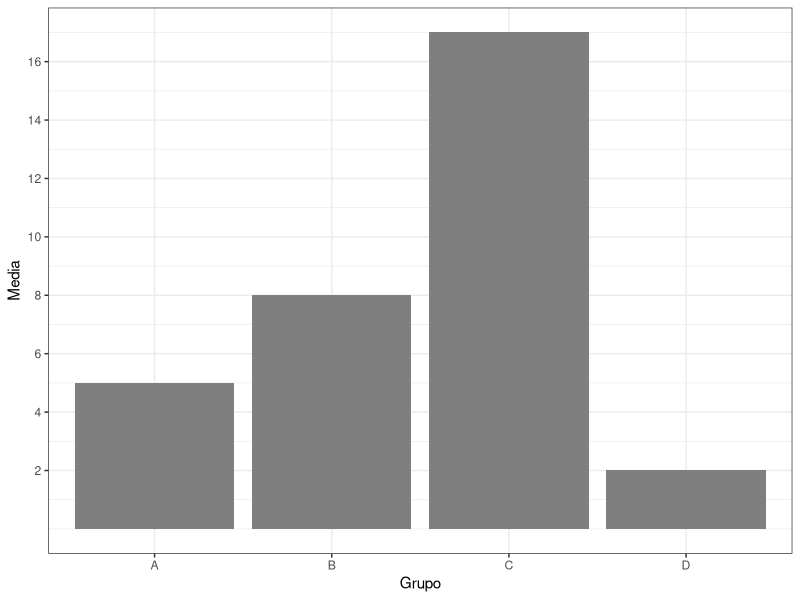

Write R code to recreate this figure. (Note: this script raises an error after producing the figure.)
## ---- chunk 1
library(dplyr)
library(ggplot2)

## Generación de datos
y <- sample(1:20, 4)
grupo <- LETTERS[1:4]

df <- data.frame(id = 1:4, y = y, grupo = grupo)
    
gg <- ggplot(df, aes(x = grupo, y = y)) +
    geom_col(fill = "grey50") +
    scale_y_continuous(breaks=seq(2,20, by = 2)) +
    theme_bw() +
    labs(x = "Grupo", y = "Media")

i <- sample(1:4, 1) 

correcta <- df$y[i]
incorrectas <- df$y[df$id != i]

## Elegimos un tipo de pregunta
opciones <- as.character(c(correcta, incorrectas))

## QUESTION/ANSWER GENERATION
questions <- character(4)
solutions <- logical(4)

questions[1] <- opciones[1]
solutions[1] <- TRUE

questions[2] <- opciones[2]
solutions[2] <- FALSE
    
questions[3] <- opciones[3]
solutions[3] <- FALSE

questions[4] <- opciones[4]
solutions[4] <- FALSE
## ---- chunk 2
gg
## ---- chunk 3
answerlist(questions, markup = "markdown")
## ---- chunk 4
answerlist(solutions, markup = "markdown")
